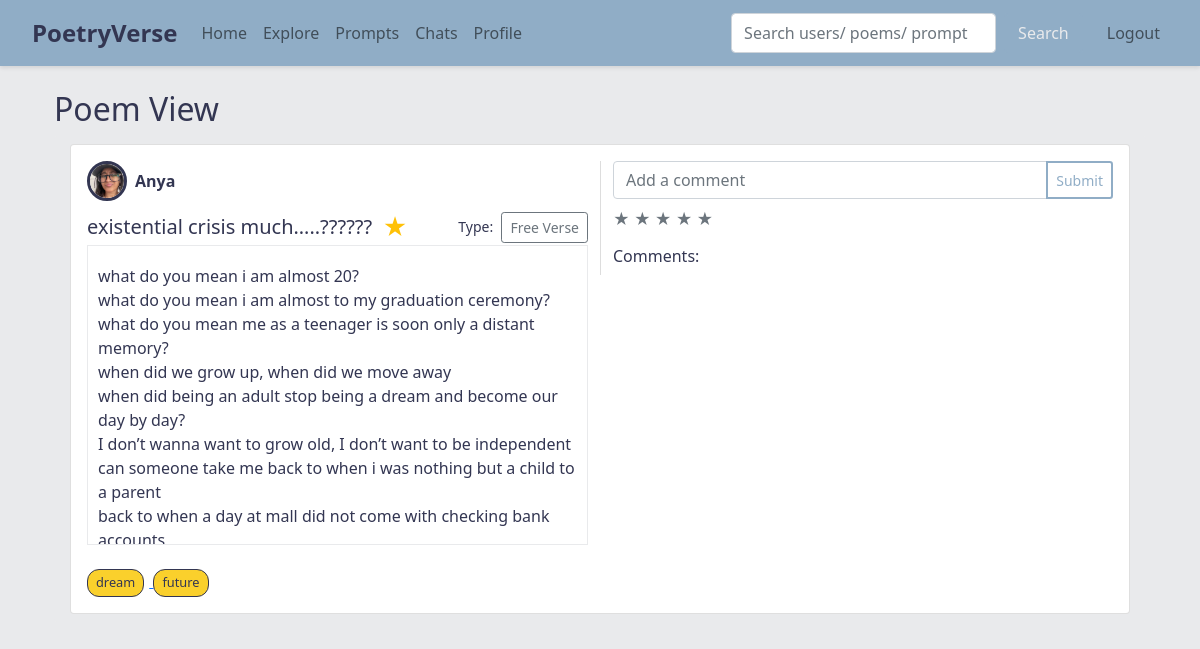
Page /poem/3 (signed in) on the earlier database version.
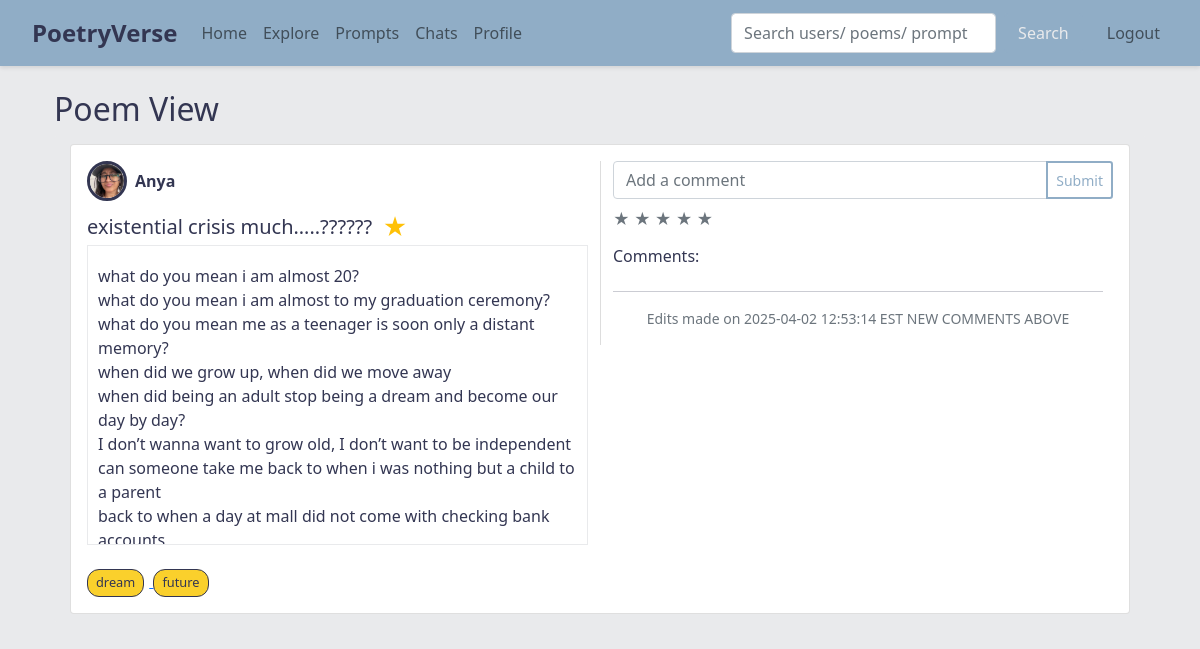
Same page on the later database version.
### app.py (models this page shows)
class Poem(db.Model):
    id = db.Column(db.Integer, primary_key=True)
    title = db.Column(db.String(200), nullable=False)
    content = db.Column(db.Text, nullable=False)
    poem_type = db.Column(db.String(100), nullable=True)
    rating = db.Column(db.Integer, default=0)
    user_id = db.Column(db.Integer, db.ForeignKey('user.id'), nullable=False)
    collection_id = db.Column(db.Integer, db.ForeignKey('collection.id'), nullable=True)
    visibility = db.Column(db.String(10), nullable=False, default='public')
    comments = db.relationship('Comment', backref='poem', lazy=True, cascade="all, delete-orphan")
    tags = db.relationship('Tag', secondary=poem_tags, backref=db.backref('poems', lazy='dynamic'))
    prompt_id = db.Column(db.Integer, db.ForeignKey('prompt.id'), nullable=True)

class Tag(db.Model):
    id = db.Column(db.Integer, primary_key=True)
    name = db.Column(db.String(50), unique=True, nullable=False)

class Comment(db.Model):
    id = db.Column(db.Integer, primary_key=True)
    text = db.Column(db.String(300), nullable=False)
    poem_id = db.Column(db.Integer, db.ForeignKey('poem.id'), nullable=False)
    user_id = db.Column(db.Integer, db.ForeignKey('user.id'), nullable=False)
    created_at = db.Column(db.DateTime, default=datetime.utcnow)
    is_edit_marker = db.Column(db.Boolean, default=False)
    author = db.relationship('User', backref='comments')

### app.py (the view)
@app.route('/poem/<int:poem_id>')
def view_poem(poem_id):
    poem = Poem.query.get_or_404(poem_id)
    if poem.visibility == 'private' and poem.author != current_user:
        flash("This poem is private.", "danger")
        return redirect(url_for('home'))
    elif poem.visibility.startswith("select_group:"):
        try:
            group_id = int(poem.visibility.split(":")[1])
            group = ChatGroup.query.get(group_id)
            if not (current_user.is_authenticated and group and current_user in group.members):
                flash("You do not have access to view this poem.", "danger")
                return redirect(url_for('home'))
        except (IndexError, ValueError):
            flash("This poem has invalid visibility settings.", "danger")
            return redirect(url_for('home'))
    return render_template('view_poem.html', poem=poem)

### app.py (called while the page is built)
@login_manager.user_loader
def load_user(user_id):
    return User.query.get(int(user_id))

### templates/view_poem.html (shortened to what this page needs)
{% extends "base.html" %}
{% block content %}
<div class="container my-4">
  <h2>Poem View</h2>
  <div class="list-group">
    <div class="list-group-item mb-3 custom-bg">
      <div class="card">
        <div class="card-body">
          <div class="row">
            <div class="col-md-6">
              <div class="d-flex align-items-center mb-2">
                {% if poem.author.profile_image %}
                  <img src="{{ poem.author.profile_image }}" alt="Profile Image" class="profile-img" style="width: 40px; height: 40px; border-radius: 50%; object-fit: cover; object-position: center; margin-right: 0.5rem;">
                {% else %}
                  <div class="rounded-circle bg-secondary d-flex justify-content-center align-items-center" style="width: 40px; height: 40px; margin-right: 0.5rem;">
                    <span class="text-white" style="font-size: 1rem;">?</span>
                  </div>
                {% endif %}
                <span class="fw-bold">{{ poem.author.username }}</span>
              </div>
              <div class="d-flex justify-content-between align-items-center">
                <div class="d-flex justify-content-between align-items-center">
                  <h5 class="card-title mb-0">{{ poem.title }} &nbsp;</h5>
                  <button class="favorite-btn" data-poem-id="{{ poem.id }}">
                    <span class="star-icon {% if poem in current_user.favorite_poems %}text-warning{% else %}text-secondary{% endif %}">
                      &#9733;
                    </span>
                  </button>
                </div>
                {% if poem.poem_type %}
                <div>
                  <small class="me-1">Type:</small>
                  <button class="btn btn-sm btn-outline-secondary">{{ poem.poem_type }}</button>
                </div>
                {% endif %}
              </div>
              <div class="poem-content-container">
                <p class="card-text mt-2">{{ poem.content | replace('\n', '<br>') | safe }}</p>
              </div>
              <br>
              {% if poem.tags %}
                <div class="poem-tags">
                  {% for tag in poem.tags %}
                  <a href="{{ url_for('search', q=tag.name) }}" class="tag-chip-link">
                    <span class="tag-chip-display">{{ tag.name }}</span>
                  </a>
                  {% endfor %}
                </div>
              {% endif %}
            </div>
            <div class="col-md-6 d-flex flex-column" style="border-left: 1px solid #ddd;">
                {% if current_user.is_authenticated %}
                <form class="add-comment-form" data-poem-id="{{ poem.id }}">
                    <div class="input-group mb-2">
                    <input type="text" class="form-control" name="comment" placeholder="Add a comment">
                    <button type="submit" class="btn btn-sm btn-outline-primary add-button-new">Submit</button>
                    </div>
                </form>
                {% else %}
                <p class="text-muted">Log in to add comments.</p>
                {% endif %}
                <div class="rating mb-3" data-rating="{{ poem.rating }}" data-poem-id="{{ poem.id }}">
                {% for i in range(1, 6) %}
                    <span class="star {% if i <= poem.rating %}text-warning{% else %}text-secondary{% endif %}" data-rating-value="{{ i }}">&#9733;</span>
                {% endfor %}
                </div>
                <div class="comments-container">
                <h6>Comments:</h6>
                <div class="comments-list">
                    {% set sorted_comments = poem.comments|sort(attribute='created_at', reverse=True) %}
                    {% for comment in sorted_comments %}
                    {% if comment.is_edit_marker %}
                        <hr>
                        <p class="small text-center text-muted">{{ comment.text }}</p>
                    {% endif %}
                    {% endfor %}
                </div>
                </div>
            </div>
          </div>
        </div>
      </div>
    </div>
  </div>
</div>
{% endblock %}

Differences in the rows shown:
changed Poem "existential crisis much…..??????": poem_type "Free Verse" → (not shown)
added Comment: text "Edits made on 2025-04-02 12:53:14 EST NEW COMMENTS ABOVE"
Other differences:
text no longer shown: "Type:"
